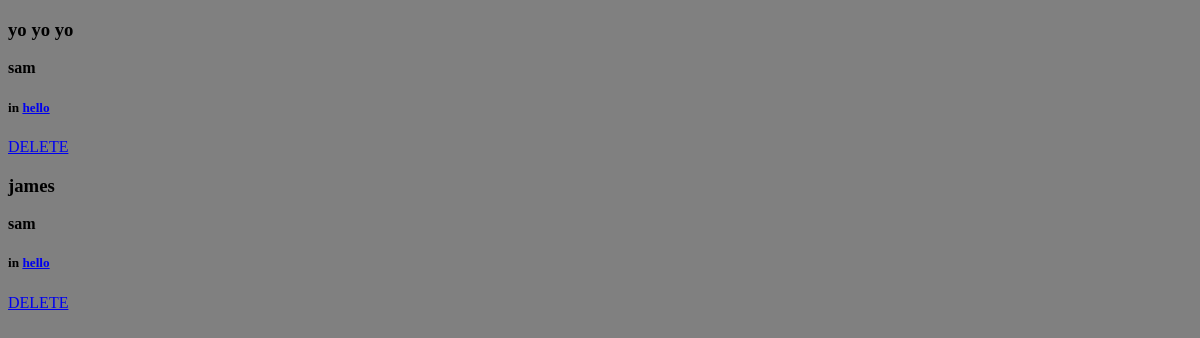
Page /posts/ (signed in) on the earlier database version.
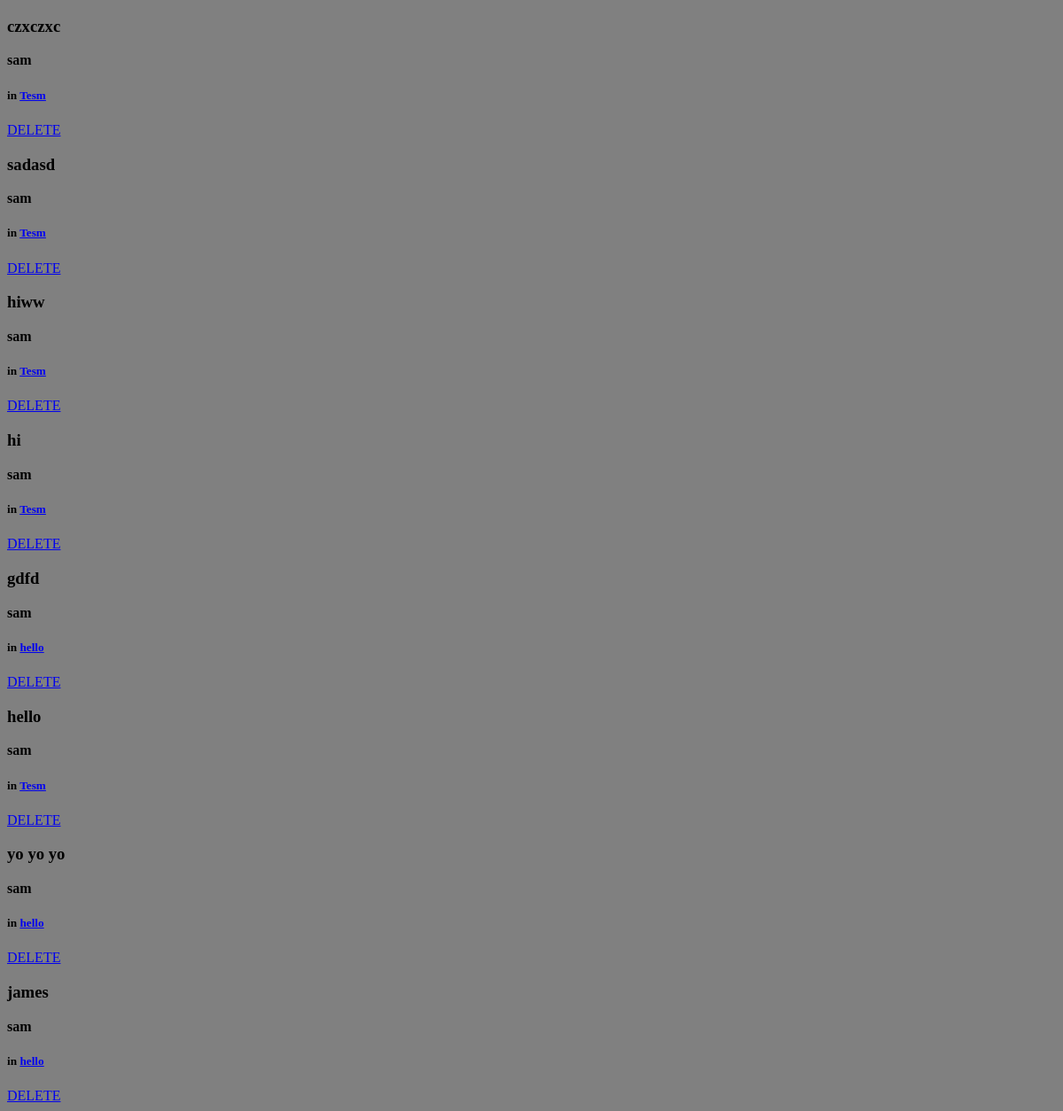
Same page on the later database version.
### posts/models.py (models this page shows, shortened)
class Post(models.Model):
    user = models.ForeignKey(User, related_name='posts')
    title = models.CharField(max_length=50)
    text = models.TextField()
    image = models.FileField(blank=True, null=True)
    created_date = models.DateTimeField(auto_now=True)
    group = models.ForeignKey(Group,related_name='groups',null=True,blank=True)
    class Meta:
        ordering = ['-created_date']
        unique_together = ['user', 'title']

### groups/models.py (models this page shows, shortened)
class Group(models.Model):
    name = models.CharField(max_length=200, unique=True)
    slug = models.SlugField(unique=True, allow_unicode=True)
    description = models.TextField(max_length=1000)
    members = models.ManyToManyField(User, through="GroupMember")
    class Meta:
        ordering = ['name']

### posts/views.py (the view)
class PostListView(generic.ListView, SelectRelatedMixin):
    model = models.Post
    select_related = ['user','image','group']

### posts/templates/posts/post_list.html (shortened to what this page needs)
{% extends "posts/post_base.html" %}
{% block post_content %}
<div class="cold-md-8">
  {% for post in post_list  %}
  {% include "posts/_post.html" %}
  {% endfor %}
</div>
{% endblock %}

### posts/templates/posts/post_base.html (shortened to what this page needs)
{% extends "base.html" %}
{% block content %}
<div class="container">
  <div class="row">
    {% block post_content %}{% endblock %}
  </div>
</div>
{% endblock %}

### templates/base.html (shortened to what this page needs)
<!DOCTYPE html>
{% load staticfiles %}
<html>
  <head>
    <link rel="stylesheet" href="{% static 'css/master.css' %}">
  </head>
  <body>
    <div class="container">
    {% block content %}
    {% endblock %}
</div>
  </body>
</html>

### posts/templates/posts/_post.html (shortened to what this page needs)
<div class="container">
  <h3>{{post.title|safe}}</h3>
  <div class="media-body">
    <strong>{{post.user.username}}</strong>
    <h5>
    {% if post.group %}
			<span class="group-name">in <a href="#">{{ post.group.name }}</a></span>
			{% endif %}
</h5>
  </div>
  <div class="media-footer">
    {% if user.is_authenticated and post.user == user and not hide_delete %}
    <a href="{% url 'posts:delete' pk=post.pk %}" title='delete' class='btn btn-simple'>
      <span class='text-danger icon-label'>DELETE</span>
    </a>
    {% endif %}
  </div>
</div>

### static/css/master.css (style rules this page uses)
body { background-color: grey; font-family: verdana; }

Differences in the rows shown:
added Post: title "czxczxc", user.username "sam", group.name "Tesm", shows "DELETE"
added Post: title "sadasd", user.username "sam", group.name "Tesm", shows "DELETE"
added Post: title "hiww", user.username "sam", group.name "Tesm", shows "DELETE"
added Post: title "hi", user.username "sam", group.name "Tesm", shows "DELETE"
added Post: title "gdfd", user.username "sam", group.name "hello", shows "DELETE"
added Post: title "hello", user.username "sam", group.name "Tesm", shows "DELETE"
